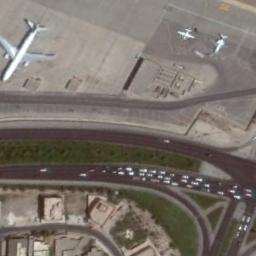
#> input picture Source/data/raw/image/train/airplane/airplane_162.jpg, 256 x 256 px; its folder holds only this picture in this run; the run also reads 1 picture not shown here
$ jupyter execute --allow-errors 02_preprocessing_image.ipynb
#> lines starting #> are read from the running program, lines starting #| are printed output that depends on the picture
[cell 1]
# ---
# jupyter:
#   jupytext:
#     text_representation:
#       extension: .py
#       format_name: percent
#       format_version: '1.3'
#       jupytext_version: 1.19.1

#     language: python
#     name: python3
# ---

# 02 - Tiền xử lý ảnh + Ablation Study

**Mục tiêu:** Áp dụng đầy đủ 4 nhóm kỹ thuật tiền xử lý (Resize, Color Space, Normalization, Augmentation),
đo lường định lượng tác động bằng ablation study (k-NN), kiểm định thống kê.

**Dataset:** NWPU-RESISC45 - 45 lớp, 256×256 pixel.

## 0. Setup

[cell 2]
import json
from pathlib import Path
import os
import glob
import warnings
import numpy as np
import pandas as pd
import matplotlib.pyplot as plt
import seaborn as sns
import cv2
from tqdm import tqdm
from scipy import stats
from skimage.metrics import structural_similarity as ssim, peak_signal_noise_ratio as psnr
from sklearn.decomposition import PCA
from sklearn.manifold import TSNE
from sklearn.preprocessing import StandardScaler
from sklearn.neighbors import KNeighborsClassifier
from sklearn.model_selection import cross_val_score

warnings.filterwarnings('ignore')
plt.rcParams.update(
    {'figure.figsize': (12, 6), 'font.size': 11, 'figure.dpi': 100})
sns.set_style("whitegrid")


try:
    _SOURCE_DIR = Path(__file__).resolve().parent.parent
except NameError:
    _SOURCE_DIR = Path.cwd().parent

_IMG_ROOT = _SOURCE_DIR / 'data' / 'raw' / 'image'

# Fallback: nếu không tìm thấy `image/train`, tự dò các vị trí thường gặp
if not (_IMG_ROOT / 'train').exists():
    _candidates = [
        _IMG_ROOT,
        _SOURCE_DIR / 'data' / 'image',
        _SOURCE_DIR.parent / 'data' / 'raw' / 'image',
        _SOURCE_DIR.parent / 'data' / 'image',
        _SOURCE_DIR.parent / 'Source' / 'data' / 'raw' / 'image',
    ]
    for _c in _candidates:
        if (_c / 'train').exists():
            _IMG_ROOT = _c
            print(f"[INFO] Dùng đường dẫn dự phòng cho image root: {_IMG_ROOT}")
            break
    else:
        raise FileNotFoundError(
            "Không tìm thấy thư mục `image/train`. "
            f"Đã thử các đường dẫn: {[str(c) for c in _candidates]}"
        )

TRAIN_DIR = str(_IMG_ROOT / 'train')
OUTPUT_DIR = str(_SOURCE_DIR / 'data' / 'processed' / 'image')
os.makedirs(OUTPUT_DIR, exist_ok=True)
FIGURES_DIR = str(_SOURCE_DIR / 'outputs' / 'image')
os.makedirs(FIGURES_DIR, exist_ok=True)
print(f"TRAIN_DIR   = {TRAIN_DIR}")
print(f"OUTPUT_DIR  = {OUTPUT_DIR}")
print(f"FIGURES_DIR = {FIGURES_DIR}")

# ── Chain check: đọc danh sách duplicate từ 01_EDA_image (nếu có) ──────────
_dup_csv = os.path.join(OUTPUT_DIR, 'duplicate_paths.csv')
if os.path.exists(_dup_csv):
    import pandas as _pd_chain
    EXCLUDED_PATHS = set(_pd_chain.read_csv(_dup_csv)['path'].tolist())
    print(
        f"[Chain 01→02] Loại trừ {len(EXCLUDED_PATHS)} ảnh duplicate khi load.")
else:
    EXCLUDED_PATHS = set()

classes = sorted(os.listdir(TRAIN_DIR))
print(f"Số lớp: {len(classes)}")

[cell 3]
def load_sample(n_per_class=20, target_classes=None, seed=42):
    """Load ảnh mẫu, tự động loại trừ EXCLUDED_PATHS (từ 01_EDA duplicate list)."""
    np.random.seed(seed)
    target = target_classes or classes
    samples = []
    for cls in target:
        paths = glob.glob(os.path.join(TRAIN_DIR, cls, "*.jpg"))
        # Loại trừ ảnh đã được đánh dấu là duplicate bởi 01_EDA
        paths = [p for p in paths if p not in EXCLUDED_PATHS]
        chosen = np.random.choice(paths, min(
            n_per_class, len(paths)), replace=False)
        for p in chosen:
            img = cv2.cvtColor(cv2.imread(p), cv2.COLOR_BGR2RGB)
            samples.append((img, cls))
    return samples

### Cấu hình sampling cho ablation study

Dùng toàn bộ 45 lớp để kết quả không bị bias.
Giới hạn số ảnh/lớp để thời gian chạy hợp lý.

[cell 4]
quick_brightness = {}
for cls in classes:
    paths = glob.glob(os.path.join(TRAIN_DIR, cls, "*.jpg"))[:5]
    vals = [cv2.imread(p).mean() for p in paths]
#> vals = [113.7]
    quick_brightness[cls] = np.mean(vals)

sorted_by_bright = sorted(quick_brightness, key=quick_brightness.get)
#> sorted_by_bright = ['airport', 'airplane']
n = len(sorted_by_bright)
#> n = 2
indices_10 = np.linspace(0, n - 1, 10, dtype=int)
SAMPLE_CLASSES = [sorted_by_bright[i] for i in indices_10]
#> SAMPLE_CLASSES = ['airport', 'airport', 'airport', 'airport', 'airport', 'airport', 'airport', 'airport', 'airport', 'airplane']

for cls in SAMPLE_CLASSES:
    print(f"  {cls}: brightness = {quick_brightness[cls]:.1f}")
#> this loop made 10 passes
#> (printed output is left out)

---
## 1. Resize - Ablation Study (SSIM / PSNR)

**Lý thuyết:**

Resize giảm chiều không gian ảnh từ $H_{\text{orig}} \times W_{\text{orig}}$ về kích thước nhỏ hơn.
Đo mất mát thông tin bằng cách **resize xuống rồi resize lên lại** cự gốc, sau đó tính 2 metrics:

**SSIM (Structural Similarity Index Measure)** — đo sự tương đồng cấu trúc gitta 2 ảnh:

$$\text{SSIM}(x,y) = \frac{(2\mu_x\mu_y + C_1)(2\sigma_{xy} + C_2)}{(\mu_x^2+\mu_y^2+C_1)(\sigma_x^2+\sigma_y^2+C_2)}$$

- $\mu_x, \mu_y$: mean của patch $x, y$; $\sigma_x^2, \sigma_y^2$: variance; $\sigma_{xy}$: covariance
- $C_1 = (k_1 L)^2,\ C_2 = (k_2 L)^2$ với $k_1=0.01,\ k_2=0.03,\ L=255$ (hằng số ổn định)
- $\text{SSIM} \in [-1, 1]$; giá trị 1 = hai ảnh giống hệt nhau

**PSNR (Peak Signal-to-Noise Ratio)** — đo tỷ lệ tín hiệu/nhiễu (dB):

$$\text{PSNR} = 10\log_{10}\!\left(\frac{255^2}{\text{MSE}}\right), \quad
\text{MSE} = \frac{1}{HW}\sum_{i,j}(I_{ij}-\hat{I}_{ij})^2$$

- PSNR cao hơn ⇒ chất lượng tốt hơn ($> 30$ dB thuờng chấp nhận được)
- SSIM nhạy hơn PSNR với các lỗi cấu trúc (texture loss, blurring)

- $H_0$: Chất lượng ảnh (SSIM) không khác biệt giữa 3 kích thước resize
- $H_1$: Ít nhất 1 kích thước cho SSIM khác biệt

[cell 5]
RESIZE_DIMS = [(32, 32), (64, 64), (128, 128), (224, 224)]
samples = load_sample(n_per_class=30, target_classes=SAMPLE_CLASSES)
#> in load_sample, `target = target_classes or classes`: target has the same summary as SAMPLE_CLASSES outside load_sample
#> in load_sample, `paths = [p for p in paths if p not in EXCLUDED_PATHS]`: paths = 1 item
#> in load_sample, `img = cv2.cvtColor(cv2.imread(p), cv2.COLOR_BGR2RGB)`:
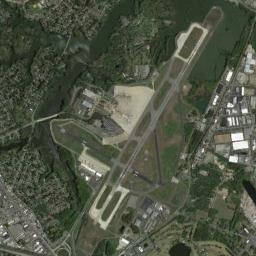
#> img: shape (256, 256, 3); mean R, G, B 79, 84.6, 68.6
print(f"Sample: {len(samples)} ảnh từ {len(SAMPLE_CLASSES)} lớp")

[cell 6]
results_resize = []
for img_orig, cls in tqdm(samples, desc="Resize ablation"):
    for (h, w) in RESIZE_DIMS:
        resized = cv2.resize(img_orig, (w, h), interpolation=cv2.INTER_AREA)
        restored = cv2.resize(resized, (256, 256),
                              interpolation=cv2.INTER_LINEAR)
        s = ssim(img_orig, restored, channel_axis=2)
        p = psnr(img_orig, restored)
        results_resize.append(
            {'class': cls, 'size': f"{h}x{w}", 'ssim': s, 'psnr': p})

df_resize = pd.DataFrame(results_resize)
df_resize.groupby('size').agg(
    ssim_mean=('ssim', 'mean'), ssim_std=('ssim', 'std'),
    psnr_mean=('psnr', 'mean'), psnr_std=('psnr', 'std')
).round(4)

[cell 7]
fig, axes = plt.subplots(1, 2, figsize=(13, 5))
sns.boxplot(data=df_resize, x='size', y='ssim', ax=axes[0], palette='Blues_d',
            order=['32x32', '64x64', '128x128', '224x224'])
axes[0].set_title("SSIM theo kích thước resize")
axes[0].set_ylabel("SSIM")

sns.boxplot(data=df_resize, x='size', y='psnr', ax=axes[1], palette='Oranges_d',
            order=['32x32', '64x64', '128x128', '224x224'])
axes[1].set_title("PSNR theo kích thước resize (dB)")
axes[1].set_ylabel("PSNR (dB)")
plt.tight_layout()
plt.savefig(os.path.join(FIGURES_DIR, 'fig_01_resize_comparison.png'), dpi=150, bbox_inches='tight')
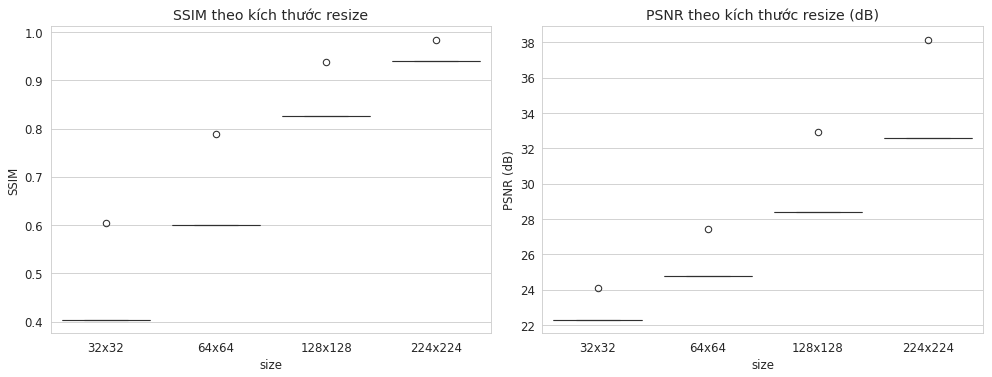
#> figure drawn by matplotlib, 2 panels
plt.show()

[cell 8]
# Đường cong SSIM và PSNR theo kích thước
mean_ssim = df_resize.groupby('size')['ssim'].mean().reindex([
    '32x32', '64x64', '128x128', '224x224'])
mean_psnr = df_resize.groupby('size')['psnr'].mean().reindex([
    '32x32', '64x64', '128x128', '224x224'])
std_ssim = df_resize.groupby('size')['ssim'].std().reindex([
    '32x32', '64x64', '128x128', '224x224'])
std_psnr = df_resize.groupby('size')['psnr'].std().reindex([
    '32x32', '64x64', '128x128', '224x224'])

sizes_px = [32, 64, 128, 224]

fig, axes = plt.subplots(1, 2, figsize=(13, 5))

axes[0].errorbar(sizes_px, mean_ssim.values,
                 yerr=std_ssim.values, marker='o', capsize=5, linewidth=2)
axes[0].set_xlabel("Kích thước (pixel)")
axes[0].set_ylabel("SSIM")
axes[0].set_title("SSIM theo kích thước resize")
axes[0].set_xticks(sizes_px)

axes[1].errorbar(sizes_px, mean_psnr.values, yerr=std_psnr.values,
                 marker='o', capsize=5, linewidth=2, color='orange')
axes[1].set_xlabel("Kích thước (pixel)")
axes[1].set_ylabel("PSNR (dB)")
axes[1].set_title("PSNR theo kích thước resize")
axes[1].set_xticks(sizes_px)

plt.tight_layout()
plt.savefig(os.path.join(FIGURES_DIR, 'fig_02_augmentation_demo.png'), dpi=150, bbox_inches='tight')
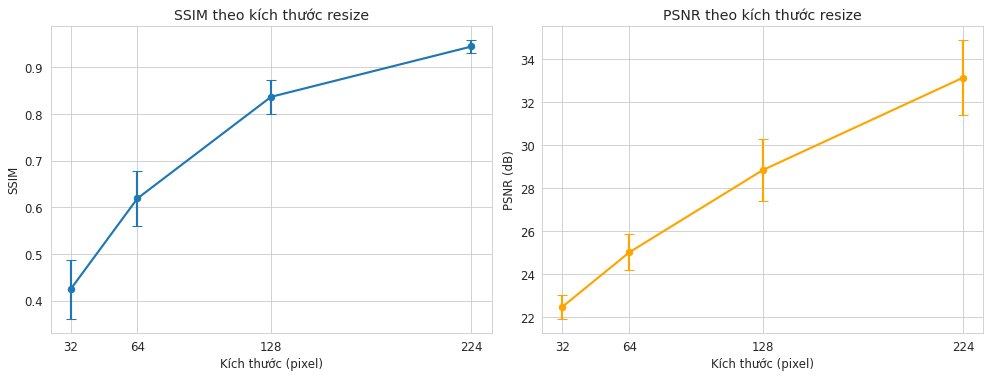
#> figure drawn by matplotlib, 2 panels
plt.show()

### Ablation: k-NN accuracy theo kích thước resize

[cell 9]
# k-NN classification accuracy theo kích thước resize
# Dùng 50 ảnh/lớp x 10 lớp = 500 ảnh, flatten làm feature
knn_samples = load_sample(n_per_class=50, target_classes=SAMPLE_CLASSES)

knn_results = {}
for target_size in [(64, 64), (128, 128), (224, 224), (256, 256)]:
    X, y = [], []
    for img, cls in knn_samples:
        resized = cv2.resize(img, target_size)
        X.append(resized.reshape(-1).astype(np.float32) / 255.0)
        y.append(cls)
    X, y = np.array(X), np.array(y)

    knn = KNeighborsClassifier(n_neighbors=5)
    scores = cross_val_score(knn, X, y, cv=5, scoring='accuracy')
    knn_results[f"{target_size[0]}x{target_size[1]}"] = (
        scores.mean(), scores.std())
    print(
        f"  {target_size[0]}x{target_size[1]}: accuracy = {scores.mean():.4f} (+/- {scores.std():.4f})")

# Plot
fig, ax = plt.subplots(figsize=(8, 5))
sizes_label = list(knn_results.keys())
means = [v[0] for v in knn_results.values()]
stds = [v[1] for v in knn_results.values()]
ax.bar(sizes_label, means, yerr=stds, capsize=5, color=[
       '#4C72B0', '#4C72B0', '#4C72B0', '#DD8452'])
ax.set_ylabel("k-NN Accuracy (5-fold CV)")
ax.set_xlabel("Kích thước")
ax.set_title("k-NN Accuracy theo kích thước resize (256x256 = gốc)")
plt.tight_layout()
plt.savefig(os.path.join(FIGURES_DIR, 'fig_03_normalization_demo.png'), dpi=150, bbox_inches='tight')
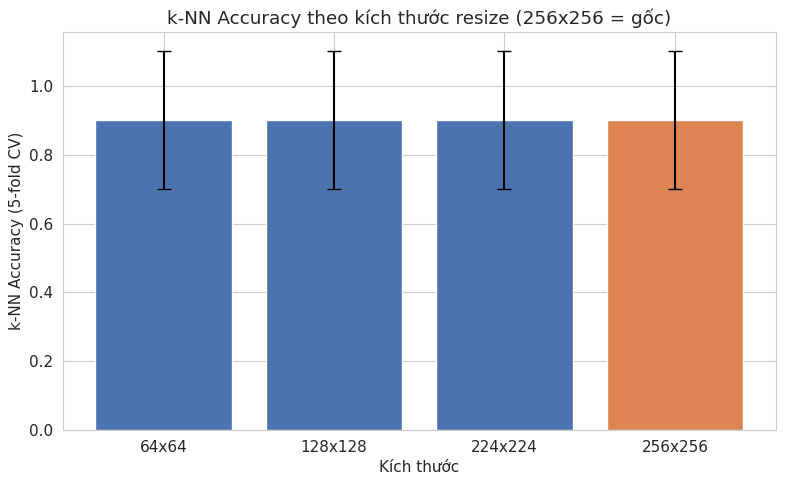
#> figure drawn by matplotlib, 1 panel
#> (the rest of the program and of its run is left out)
